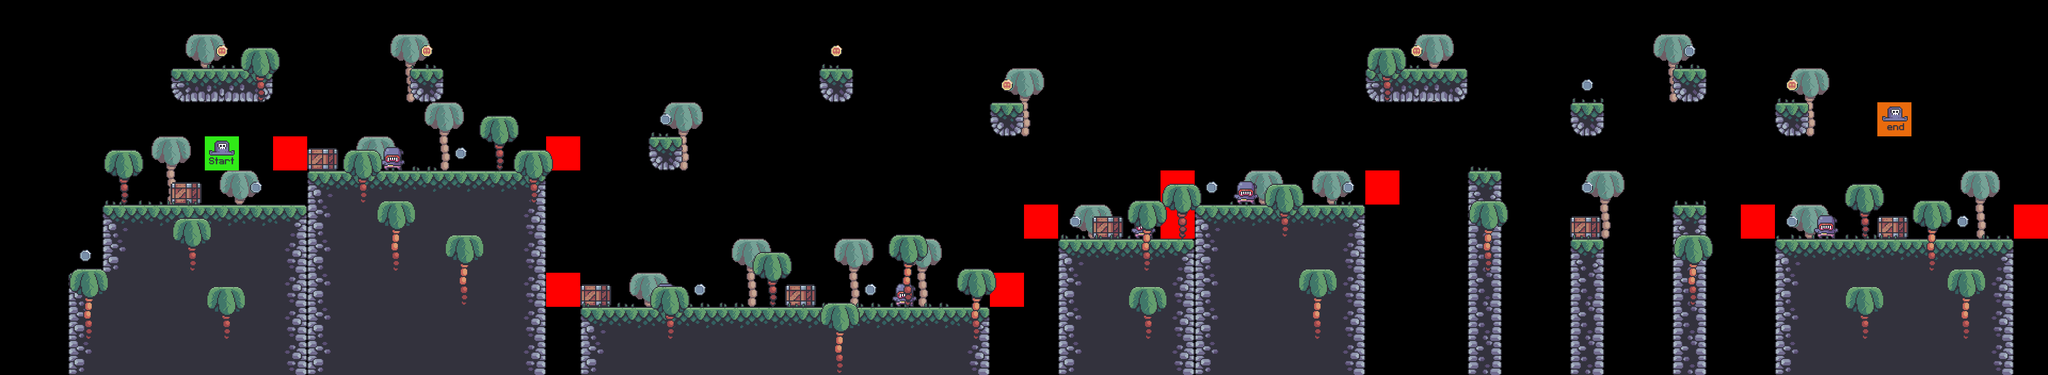

A level layout from a 2D game, rendered from its tile map. Below: a short description, then the map file with tile-grid data replaced by summaries:
An orthogonal 60x11 tile map with 64x64 px tiles, 9 tile layers (bg_palms, terrain, crates, grass, ...), 7 tilesets.

<map version="1.5" tiledversion="1.7.2" orientation="orthogonal" renderorder="right-down" width="60" height="11" tilewidth="64" tileheight="64" infinite="0" nextlayerid="10" nextobjectid="1">
 <tileset firstgid="1" source="../tilesets/terrain_tiles.tsx" />
 <tileset firstgid="17" source="../tilesets/coin_tiles.tsx" />
 <tileset firstgid="19" source="../tilesets/grass_tiles.tsx" />
 <tileset firstgid="24" source="../tilesets/palms.tsx" />
 <tileset firstgid="27" source="../tilesets/crates.tsx" />
 <tileset firstgid="28" source="../tilesets/player_tiles.tsx" />
 <tileset firstgid="30" source="../tilesets/enemy_tiles.tsx" />
 <layer id="5" name="bg_palms" width="60" height="11">
  <data>[660 cells, 22 non-empty, 1 distinct tile ids]</data>
 </layer>
 <layer id="1" name="terrain" width="60" height="11">
  <data>[660 cells, 196 non-empty, 12 distinct tile ids]</data>
 </layer>
 <layer id="6" name="crates" width="60" height="11">
  <data>[660 cells, 7 non-empty, 1 distinct tile ids]</data>
 </layer>
 <layer id="3" name="grass" width="60" height="11">
  <data>[660 cells, 38 non-empty, 5 distinct tile ids]</data>
 </layer>
 <layer id="8" name="enemies" width="60" height="11">
  <data>[660 cells, 5 non-empty, 1 distinct tile ids]</data>
 </layer>
 <layer id="9" name="constraints" width="60" height="11">
  <data>[660 cells, 11 non-empty, 2 distinct tile ids]</data>
 </layer>
 <layer id="4" name="fg_palms" width="60" height="11">
  <data>[660 cells, 27 non-empty, 2 distinct tile ids]</data>
 </layer>
 <layer id="2" name="coins" width="60" height="11">
  <data>[660 cells, 20 non-empty, 2 distinct tile ids]</data>
 </layer>
 <layer id="7" name="player" width="60" height="11">
  <data>[660 cells, 2 non-empty, 2 distinct tile ids]</data>
 </layer>
</map>
